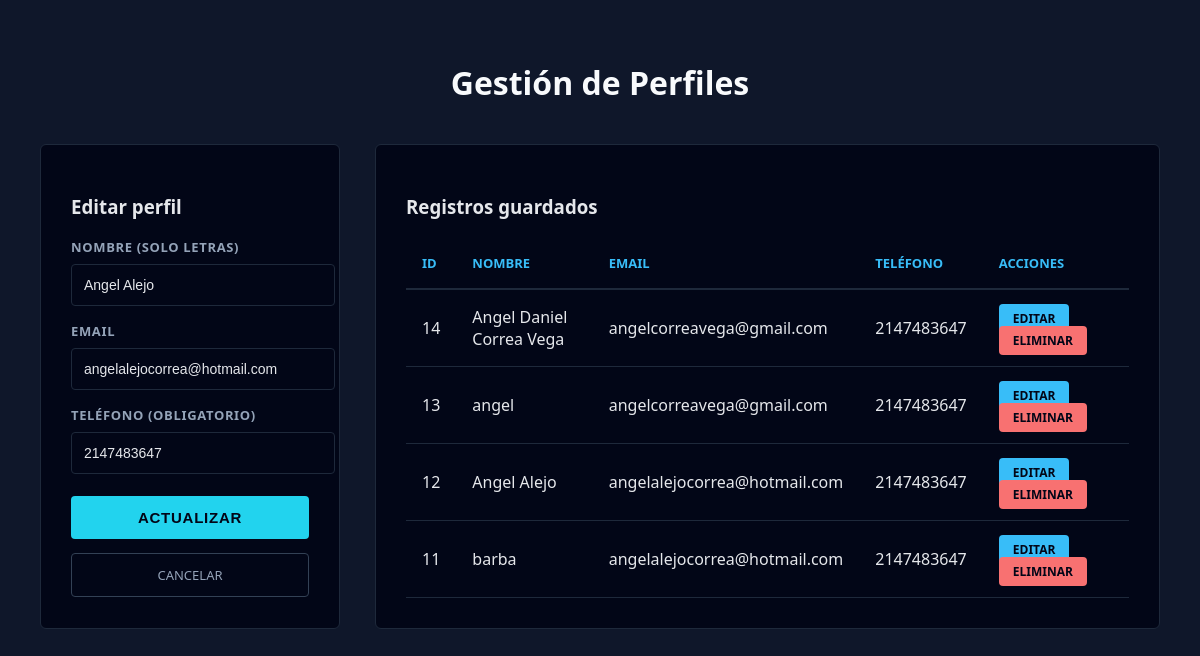
The app's page /?editar=12 with its own data.
### tables this page shows
CREATE TABLE `perfiles` (
  `id` int(11) NOT NULL,
  `nombre` varchar(100) NOT NULL,
  `email` varchar(100) NOT NULL,
  `telefono` int(20) DEFAULT NULL,
  `creado_en` timestamp NOT NULL DEFAULT current_timestamp()
);

### controllers/perfilesController.php (called while the page is built, shortened)
<?php
if(isset($_GET['editar'])){
    $stmt = $conexion->prepare("SELECT * FROM perfiles WHERE id=?");
    $stmt->execute([$_GET['editar']]);
    $editarData = $stmt->fetch();
}

### views/tabla.php (the view)
<div class="card">
<h3>Registros guardados</h3>
<table class="table">
<tr>
<th>ID</th><th>Nombre</th><th>Email</th><th>Teléfono</th><th>Acciones</th>
</tr>
<?php
$stmt = $conexion->query("SELECT * FROM perfiles ORDER BY id DESC");
foreach($stmt as $fila){
    echo "<tr>
        <td>{$fila['id']}</td>
        <td>{$fila['nombre']}</td>
        <td>{$fila['email']}</td>
        <td>{$fila['telefono']}</td>
        <td>
            <a class='action edit' href='?editar={$fila['id']}'>Editar</a>
            <a class='action delete' onclick=\"return confirm('¿Eliminar registro?')\" href='?eliminar={$fila['id']}'>Eliminar</a>
        </td>
    </tr>";
}
?>
</table>
</div>

### views/formulario.php (shortened to what this page needs)
<div class="card">
<h3><?= $editarData ? "Editar" : "Nuevo" ?> perfil</h3>
<form method="POST">
<label>Nombre (solo letras)</label>
<input name="nombre" required pattern="[A-Za-záéíóúÁÉÍÓÚñÑ ]+"
value="<?= $editarData['nombre'] ?? '' ?>">
<label>Email</label>
<input name="email" type="email" required
value="<?= $editarData['email'] ?? '' ?>">
<label>Teléfono (obligatorio)</label>
<input name="telefono" required pattern="[0-9]+"
value="<?= $editarData['telefono'] ?? '' ?>">
<?php if($editarData): ?>
<button name="actualizar">Actualizar</button>
<a href="index.php" class="btn-cancel">Cancelar</a>
<?php else: ?>
<button name="crear">Guardar</button>
<?php endif; ?>
</form>
</div>

### views/header.php (style rules this page uses)
body { font-family: 'Segoe UI', system-ui, sans-serif; background:#0f172a; margin:0; padding:40px; color:#e5e7eb; }
.card { background:#020617; padding:30px; border-radius:6px; border:1px solid #1e293b; }
label { font-weight:600; margin-top:16px; display:block; font-size:13px; color:#94a3b8; text-transform:uppercase; letter-spacing:.05em; }
input { width:100%; padding:12px; margin-top:8px; border-radius:4px; border:1px solid #1e293b; font-size:14px; background:#020617; color:#e5e7eb; }
button { margin-top:22px; width:100%; padding:13px; border:none; border-radius:4px; background:#22d3ee; color:#020617; font-size:15px; font-weight:700; cursor:pointer; text-transform:uppercase; letter-spacing:.05em; }
.btn-cancel { background:transparent; border:1px solid #334155; text-decoration:none; display:block; text-align:center; margin-top:14px; padding:12px; border-radius:4px; color:#94a3b8; text-transform:uppercase; font-size:13px; }
.table { width:100%; border-collapse:collapse; background:#020617; }
.table th { background:#020617; color:#38bdf8; padding:16px; text-align:left; font-size:13px; text-transform:uppercase; border-bottom:2px solid #1e293b; }
.table td { padding:16px; border-bottom:1px solid #1e293b; color:#e5e7eb; }
.action { padding:6px 14px; border-radius:4px; font-size:12px; text-decoration:none; color:#020617; font-weight:700; text-transform:uppercase; }
.edit { background:#38bdf8; }
.delete { background:#f87171; }

### records on screen
perfiles: nombre "Angel Alejo", email "angelalejocorrea@hotmail.com", telefono "2147483647", id "12"
perfiles: id "14", nombre "Angel Daniel Correa Vega", email "angelcorreavega@gmail.com", telefono "2147483647"
perfiles: id "13", nombre "angel", email "angelcorreavega@gmail.com", telefono "2147483647"
perfiles: id "11", nombre "barba", email "angelalejocorrea@hotmail.com", telefono "2147483647"
